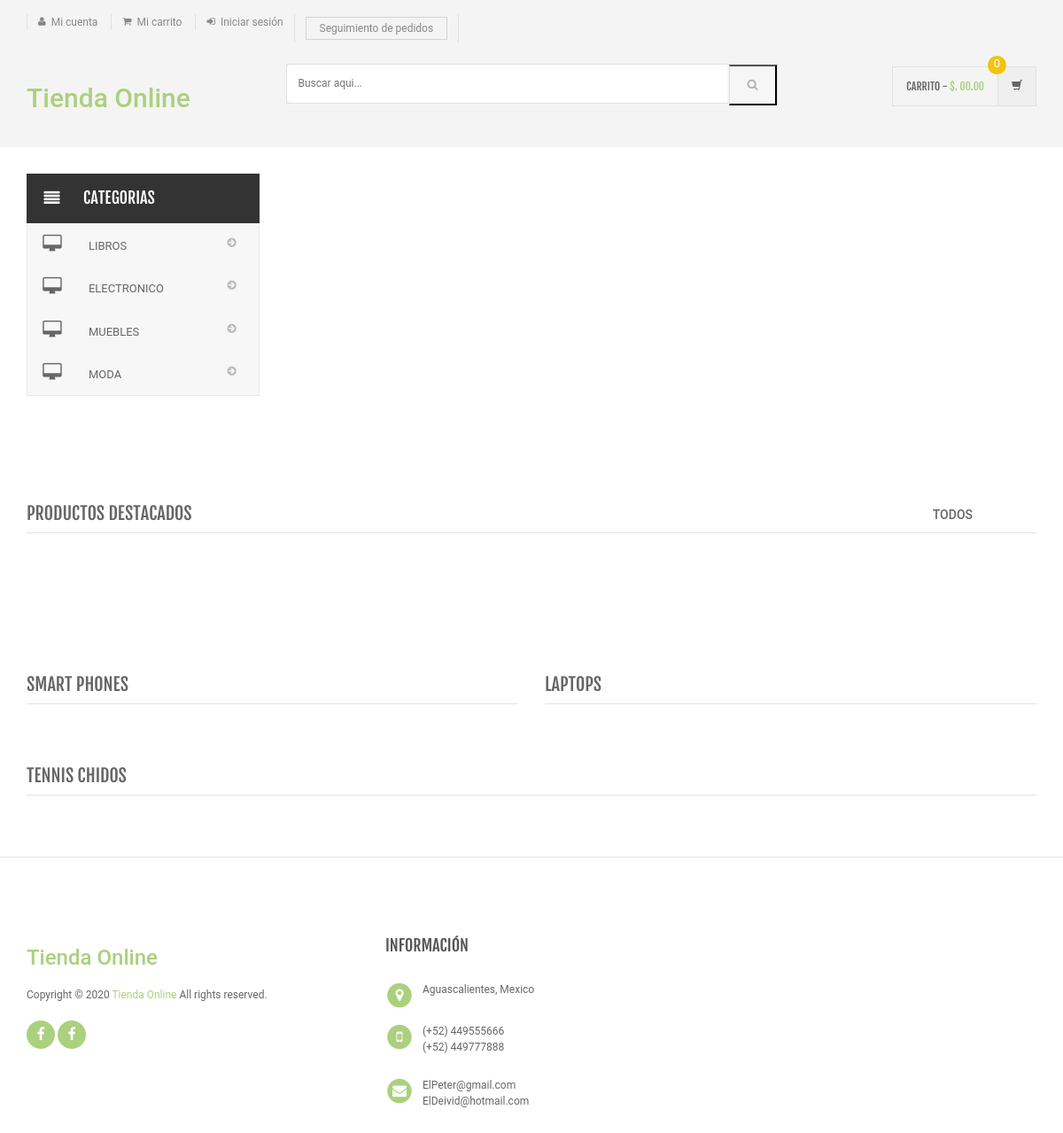
The page / on the database its author committed.
### tables this page shows
CREATE TABLE `category` (
  `id` int(11) NOT NULL,
  `categoryName` varchar(255) DEFAULT NULL,
  `categoryDescription` longtext DEFAULT NULL,
  `creationDate` timestamp NOT NULL DEFAULT current_timestamp(),
  `updationDate` varchar(255) DEFAULT NULL
);

### index.php (the view, shortened to what this page needs)
<?php
include('includes/config.php');
?>
<!DOCTYPE html>
<html lang="es">
	<head>
	    <link rel="stylesheet" href="assets/css/bootstrap.min.css">
	    <link rel="stylesheet" href="assets/css/main.css">
	    <link rel="stylesheet" href="assets/css/green.css">
	    <link rel="stylesheet" href="assets/css/owl.carousel.css">
		<link rel="stylesheet" href="assets/css/owl.transitions.css">
		<link rel="stylesheet" href="assets/css/owl.theme.css">
		<link href="assets/css/lightbox.css" rel="stylesheet">
		<link rel="stylesheet" href="assets/css/animate.min.css">
		<link rel="stylesheet" href="assets/css/rateit.css">
		<link rel="stylesheet" href="assets/css/bootstrap-select.min.css">
		<link rel="stylesheet" href="assets/css/font-awesome.min.css">
	</head>
    <body class="cnt-home">
<header class="header-style-1">
<?php include('includes/top-header.php');?>
<?php include('includes/main-header.php');?>
</header>
<div class="body-content outer-top-xs" id="top-banner-and-menu">
	<div class="container">
		<div class="furniture-container homepage-container">
		<div class="row">
			<div class="col-xs-12 col-sm-12 col-md-3 sidebar">
	<?php include('includes/side-menu.php');?>
			</div>
			<div class="col-xs-12 col-sm-12 col-md-9 homebanner-holder">
<div id="hero" class="homepage-slider3">
</div>
			</div>
		</div>
		<div id="product-tabs-slider" class="scroll-tabs inner-bottom-vs  wow fadeInUp">
			<div class="more-info-tab clearfix">
			   <h3 class="new-product-title pull-left">Productos Destacados</h3>
				<ul class="nav nav-tabs nav-tab-line pull-right" id="new-products-1">
					<li class="active"><a href="#all" data-toggle="tab">Todos</a></li>
				</ul>
			</div>
		</div>
			<div class="sections prod-slider-small outer-top-small">
				<div class="row">
					<div class="col-md-6">
	                   <section class="section">
	                   	<h3 class="section-title">Smart Phones</h3>
	                   </section>
					</div>
					<div class="col-md-6">
						<section class="section">
							<h3 class="section-title">Laptops</h3>
	                   </section>
					</div>
				</div>
			</div>
	<section class="section featured-product inner-xs wow fadeInUp">
		<h3 class="section-title">Tennis Chidos</h3>
		</section>
</div>
</div>
<?php include('includes/footer.php');?>
</body>
</html>

### includes/side-menu.php
<div class="side-menu animate-dropdown outer-bottom-xs">
    <div class="head"><i class="icon fa fa-align-justify fa-fw"></i> Categorias</div>
    <nav class="yamm megamenu-horizontal" role="navigation">
        <ul class="nav">
            <li class="dropdown menu-item">
              <?php $sql=mysqli_query($con,"select id,categoryName  from category");
while($row=mysqli_fetch_array($sql))
{
    ?>
                <a href="category.php?cid=<?php echo $row['id'];?>" class="dropdown-toggle"><i class="icon fa fa-desktop fa-fw"></i>
                <?php echo $row['categoryName'];?></a>
                <?php }?>
</li>
</ul>
    </nav>
</div>

### assets/css/green.css (style rules this page uses)
a { color: #abd07e; }

### assets/css/lightbox.css (style rules this page uses)
body:after { content: url(../images/close.png) url(../images/loading.gif) url(../images/prev.png) url(../images/next.png); display: none; }

### rows shown on the page
category: categoryName "LIBROS"
category: categoryName "ELECTRONICO"
category: categoryName "MUEBLES"
category: categoryName "MODA"
